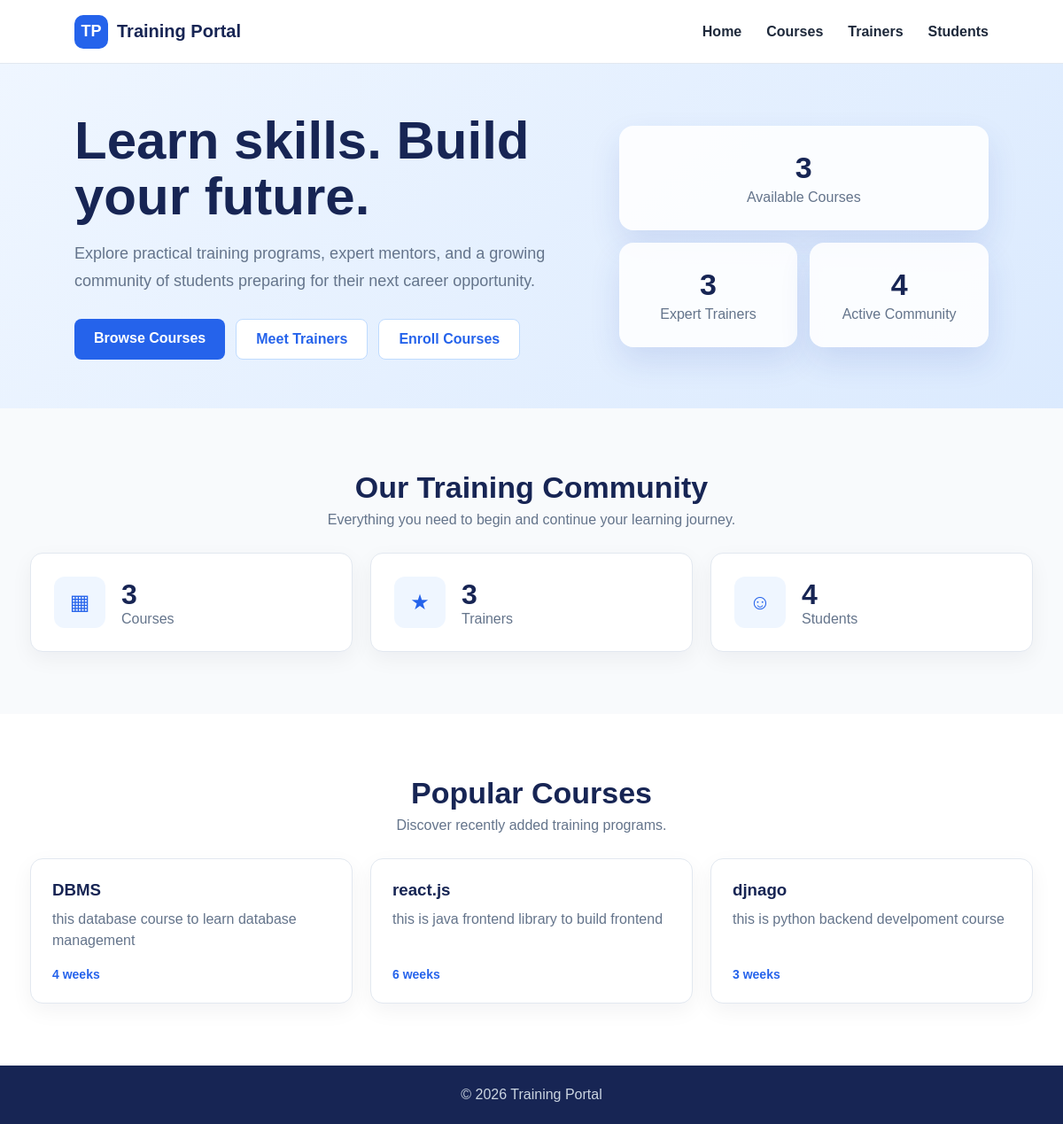
The page / on the database its author committed.
### academy/models.py (models this page shows, shortened)
class Course(models.Model):
    course_name =models.CharField(max_length=100)
    description =models.CharField(max_length=200)
    duration =models.IntegerField(help_text="durations in weeks")
    trainers=models.ManyToManyField('Trainer',related_name="courses",blank=True)

### training_portal/views.py (the view)
# urls.py: 2. Add a URL to urlpatterns:  path('', views.home, name='home')
def home(request):
    context = {
        'course_count': Course.objects.count(),
        'trainer_count': Trainer.objects.count(),
        'student_count': Student.objects.count(),
        'recent_courses': Course.objects.all().order_by('-id')[:3],
    }
    return render(request, 'home.html', context)

### templates/home.html (shortened to what this page needs)
<!DOCTYPE html>
{% load static %}
<html lang="en">
<head>
    <link rel="stylesheet" href="{% static 'css/home.css' %}">
</head>
<body>
    <nav class="navbar" aria-label="Main navigation">
        <a class="brand" href="{% url 'home' %}">
            <span class="brand-mark">TP</span>
            <span>Training Portal</span>
        </a>
        <div class="nav-links">
            <a href="{% url 'home' %}">Home</a>
            <a href="{% url 'course' %}">Courses</a>
            <a href="{% url 'trainer' %}">Trainers</a>
            <a href="{% url 'student' %}">Students</a>
        </div>
    </nav>
    <main>
        <section class="hero">
            <div>
                <h1>Learn skills. Build your future.</h1>
                <p>Explore practical training programs, expert mentors, and a growing community of students preparing for their next career opportunity.</p>
                <div class="hero-actions">
                    <a class="button button-primary" href="{% url 'course' %}">Browse Courses</a>
                    <a class="button button-secondary" href="{% url 'trainer' %}">Meet Trainers</a>
                    <a class="button button-secondary" href="{% url 'enroll' %}">Enroll Courses</a>
                </div>
            </div>
            <div class="hero-panel" aria-label="Portal highlights">
                <div class="mini-card">
                    <strong>{{ course_count }}</strong>
                    <span>Available Courses</span>
                </div>
                <div class="mini-card">
                    <strong>{{ trainer_count }}</strong>
                    <span>Expert Trainers</span>
                </div>
                <div class="mini-card">
                    <strong>{{ student_count }}</strong>
                    <span>Active Community</span>
                </div>
            </div>
        </section>
        <section class="container">
            <div class="section-heading">
                <h2>Our Training Community</h2>
                <p>Everything you need to begin and continue your learning journey.</p>
            </div>
            <div class="stats-grid">
                <a class="stat-card" href="{% url 'course' %}">
                    <div class="stat-icon">&#9638;</div>
                    <div>
                        <strong>{{ course_count }}</strong>
                        <span>Courses</span>
                    </div>
                </a>
                <a class="stat-card" href="{% url 'trainer' %}">
                    <div class="stat-icon">&#9733;</div>
                    <div>
                        <strong>{{ trainer_count }}</strong>
                        <span>Trainers</span>
                    </div>
                </a>
                <a class="stat-card" href="{% url 'student' %}">
                    <div class="stat-icon">&#9786;</div>
                    <div>
                        <strong>{{ student_count }}</strong>
                        <span>Students</span>
                    </div>
                </a>
            </div>
        </section>
        <section class="courses-section">
            <div class="container">
                <div class="section-heading">
                    <h2>Popular Courses</h2>
                    <p>Discover recently added training programs.</p>
                </div>
                <div class="course-grid">
                    {% for course in recent_courses %}
                    <article class="course-card">
                        <h3>{{ course.course_name }}</h3>
                        <p>{{ course.description|truncatewords:18 }}</p>
                        <div class="course-meta">{{ course.duration }} weeks</div>
                    </article>
                    {% empty %}
                    <p class="empty-message">No courses have been added yet.</p>
                    {% endfor %}
                </div>
            </div>
        </section>
    </main>
    <footer>
        &copy; {% now "Y" %} Training Portal
    </footer>
</body>
</html>

### static/css/home.css (style rules this page uses)
:root { --navy: #172554; --blue: #2563eb; --light-blue: #eff6ff; --text: #1e293b; --muted: #64748b; --border: #e2e8f0; --white: #ffffff; }
* { box-sizing: border-box; }
body { margin: 0; font-family: Arial, Helvetica, sans-serif; color: var(--text); background: #f8fafc; }
.navbar { height: 72px; display: flex; align-items: center; justify-content: space-between; padding: 0 7%; background: var(--white); border-bottom: 1px solid var(--border); }
.brand { display: flex; align-items: center; gap: 10px; color: var(--navy); font-size: 20px; font-weight: 700; text-decoration: none; }
.brand-mark { width: 38px; height: 38px; display: grid; place-items: center; border-radius: 10px; color: var(--white); background: var(--blue); font-size: 18px; }
.nav-links { display: flex; gap: 28px; }
.nav-links a { color: var(--text); font-weight: 600; text-decoration: none; }
.hero { min-height: 380px; display: grid; grid-template-columns: 1.15fr 0.85fr; align-items: center; gap: 50px; padding: 55px 7%; background: linear-gradient(135deg, #eff6ff 0%, #dbeafe 100%); }
.hero h1 { max-width: 650px; margin: 0 0 18px; color: var(--navy); font-size: clamp(42px, 5vw, 68px); line-height: 1.05; }
.hero p { max-width: 570px; margin: 0 0 28px; color: var(--muted); font-size: 18px; line-height: 1.7; }
.hero-actions { display: flex; gap: 12px; flex-wrap: wrap; }
.button { display: inline-block; padding: 13px 22px; border-radius: 8px; font-weight: 700; text-decoration: none; }
.button-primary { color: var(--white); background: var(--blue); }
.button-secondary { color: var(--blue); background: var(--white); border: 1px solid #bfdbfe; }
.hero-panel { min-height: 250px; display: grid; grid-template-columns: repeat(2, 1fr); gap: 14px; }
.mini-card { display: flex; flex-direction: column; justify-content: center; align-items: center; border-radius: 16px; background: rgba(255, 255, 255, 0.88); box-shadow: 0 16px 35px rgba(30, 64, 175, 0.12); }
.mini-card:first-child { grid-column: span 2; }
.mini-card strong { color: var(--navy); font-size: 34px; }
.mini-card span { margin-top: 5px; color: var(--muted); }
.container { max-width: 1180px; margin: 0 auto; padding: 70px 24px; }
.section-heading { margin-bottom: 28px; text-align: center; }
.section-heading h2 { margin: 0 0 8px; color: var(--navy); font-size: 34px; }
.section-heading p { margin: 0; color: var(--muted); }
.stats-grid, .course-grid { display: grid; grid-template-columns: repeat(3, 1fr); gap: 20px; }
.stat-card, .course-card { background: var(--white); border: 1px solid var(--border); border-radius: 14px; box-shadow: 0 8px 24px rgba(15, 23, 42, 0.05); }
.stat-card { text-decoration: none; }
.stat-card { display: flex; align-items: center; gap: 18px; padding: 26px; }
.stat-icon { width: 58px; height: 58px; flex: 0 0 58px; display: grid; place-items: center; border-radius: 12px; color: var(--blue); background: var(--light-blue); font-size: 24px; }
.stat-card strong { display: block; color: var(--navy); font-size: 32px; }
.stat-card span { color: var(--muted); }
.courses-section { background: var(--white); }
.course-card { padding: 24px; }
.course-card h3 { margin: 0 0 10px; color: var(--navy); }
.course-card p { min-height: 48px; margin: 0 0 18px; color: var(--muted); line-height: 1.5; }
.course-meta { color: var(--blue); font-size: 14px; font-weight: 700; }
footer { padding: 24px; color: #cbd5e1; background: var(--navy); text-align: center; }

### rows shown on the page
Course: course_name "DBMS", description "this database course to learn database management", duration "4"
Course: course_name "react.js", description "this is java frontend library to build frontend", duration "6"
Course: course_name "djnago", description "this is python backend develpoment course", duration "3"

### other values the page prints
{{ course_count }} "3"
{{ trainer_count }} "3"
{{ student_count }} "4"
